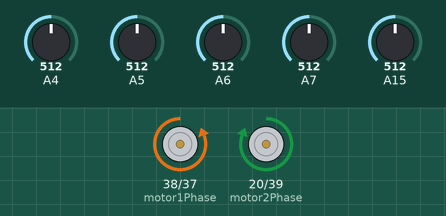
Recording of a sketch running on a simulated Arduino Mega 2560, built with avr-gcc and run on an emulated ATmega2560. Parts: direction and speed pins drawn as motors (green arrow = direction pin HIGH = forward, orange = LOW = backward, longer = more drive). Inputs (shaded band) come from the test bench; at power-on: A4 = 512, A15 = 512, A5 = 512, A6 = 512, A7 = 512.

Above: at 1.2 s.
1.3 s: A4 set to 489
At 1.6 s:
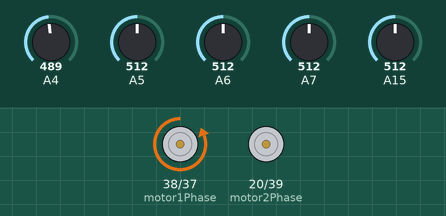
2.8 s: A4 set to 510
At 3.9 s:
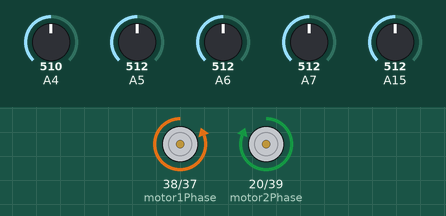
4.3 s: A15 set to 491
At 5.1 s:
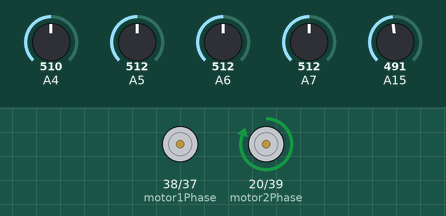
5.8 s: A15 set to 510
At 6.2 s:
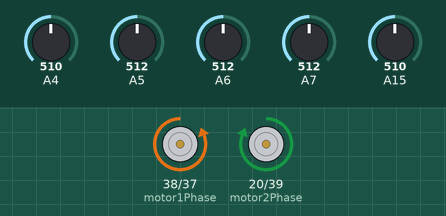
Timing chart, 0 to 8.3 s (numbered marks = the images above; inputs shaded):
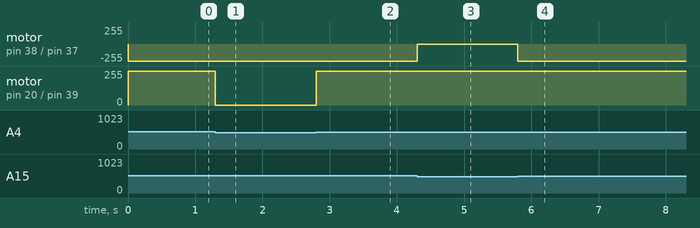

The sketch:

main.ino
```cpp
int AnalogValue[5]; //intialise 0s
int AnalogPin[5] = { 4, 5, 6, 7, 15 };  // keep 8 free for tone O/P music


//sonar distance sensor vars
const int trigPin = 17;   // GPIO15
const int echoPin = 16;   // GPIO16
unsigned long duration;
float distanceCm;


/*
//initialise the optical distance sensor values
int DistanceValue = 0;
int distAnalogPin = 16;
*/

//Initialisation of pins to control motor
int motor1PWM = 37;
int motor1Phase = 38;
int motor2PWM = 39;
int motor2Phase = 20;

//intitialise threshold, base motor speed, and turn gain
const int WHITE_THRESHOLD = 500;

//Fastest speed and turn_gain mobot can have before errors
const int speedL = 242;
const int speedR = 255;
const int TURN_GAIN = 110;


int zeroCount = 0;

void setup() {
  Serial.begin(9600);

  // Wheel pin initialisation
  pinMode(motor1PWM, OUTPUT);
  pinMode(motor1Phase, OUTPUT);
  pinMode(motor2PWM, OUTPUT);
  pinMode(motor2Phase, OUTPUT);

  //sonar sensor pin initialisation
  pinMode(trigPin, OUTPUT);
  pinMode(echoPin, INPUT);
  digitalWrite(trigPin, LOW);
}

//function to drive each motor at controlled pwm
void motorDrive(int leftPWM, int rightPWM) {
  leftPWM = constrain(leftPWM, 0, 255);
  rightPWM = constrain(rightPWM, 0, 255);

  analogWrite(motor1PWM, leftPWM);
  analogWrite(motor2PWM, rightPWM);
}

//function to set direction of motors
void motorDir(int dir) {
  if (dir == 0){
    digitalWrite(motor1Phase, LOW);
    digitalWrite(motor2Phase, HIGH);
  }
  else {
    digitalWrite(motor1Phase, HIGH);
    digitalWrite(motor2Phase, LOW);
  }

}

//dir:0 cw, 1 anti-cw
void motorTurn(int dir) {
  if (dir == 0){
    digitalWrite(motor1Phase, HIGH);
    digitalWrite(motor2Phase, HIGH);
  }
  else {
    digitalWrite(motor1Phase, LOW);
    digitalWrite(motor2Phase, LOW);
  }
  motorDrive(100,100);
}


void sonicSensorTrig() {
  // trigger pulse
  digitalWrite(trigPin, LOW);
  delayMicroseconds(2);
  digitalWrite(trigPin, HIGH);
  delayMicroseconds(10);
  digitalWrite(trigPin, LOW);

}

int weights[5] = {-3, -1, 0, 1, 3}; // set up the weightings gor each sensor
int correction; // corection var
bool obstacleDetected; //distance sense boolean
int activeSensors; //var for detecting nodes
bool nodeDetected = false;


void loop() {

  /*
  //check distance sensor
  DistanceValue = analogRead(distAnalogPin);
  Serial.print("Distance:");
  Serial.print(" ");
  Serial.print(DistanceValue);
  Serial.println("");
  if (DistanceValue >= 1000) {
    motorDrive(0,0);
    obstacleDetected = true;
    while (obstacleDetected) {
      DistanceValue = analogRead(distAnalogPin);
      if (DistanceValue < 2000) obstacleDetected = false;
    }
  }
  */

  motorDir(0); //set motor direction to forward


/*
  sonicSensorTrig();
  // read echo pulse width (timeout to prevent lockup)
  duration = pulseIn(echoPin, HIGH, 30000); // 30ms ~ 5m max
  //if (duration != 0) { distanceCm = (duration * 0.0343f) / 2.0f; }


  Serial.print("Duration: ");
  Serial.print(duration, 1);
  Serial.println(" ");
  */


/*
  if (duration <= 600) {
    motorDrive(0,0);
    obstacleDetected = true;
    while (obstacleDetected) {
      motorDrive(0,0);
      sonicSensorTrig();
      duration = pulseIn(echoPin, HIGH, 30000);
      Serial.print("Duration: ");
      Serial.print(duration, 1);
      Serial.println(" ");
      if (duration > 800) { obstacleDetected = false; }
      delay(200);
    }
  }
  //}
  */

  /*

  if (duration <= 600 && duration > 10) {
    motorDrive(0,0);
    obstacleDetected = true;
    Serial.print("Duration: ");
    Serial.print(duration, 1);
    Serial.println(" ");

    while (obstacleDetected) {
      sonicSensorTrig();
      duration = pulseIn(echoPin, HIGH, 30000); // 30ms ~ 5m max
      Serial.print("Duration: ");
      Serial.print(duration, 1);
      Serial.println(" ");
      if (duration > 800) { obstacleDetected = false; }
      if (duration < 10) { zeroCount++;}
      if (zeroCount > 3) {
        pinMode(echoPin, OUTPUT);
        digitalWrite(echoPin, LOW);
        delay(1000);
        pinMode(echoPin, INPUT);
        zeroCount = 0;
      }
    }
  }

  */


  //intialise error and line detect vars
  int error = 0;
  bool lineDetected = false;
  activeSensors = 0;


  //Code will retrieve sensor values continuously
  for (int i = 0; i < 5; i++) {
    AnalogValue[i] = analogRead(AnalogPin[i]);
  if (AnalogValue[i] <= WHITE_THRESHOLD) {
      error += weights[i];
      activeSensors++;
      if (i == 2) {lineDetected = true;}
    }
  }

  if (activeSensors >= 4) nodeDetected = true; //checking for node


/*
  //turn-around on node loop
  if (nodeDetected = true) {
    motorDrive(100,100);//move forward a bit before turn
    delay(50);
    motorTurn(0);
    delay(500);
    lineDetected = false;
    //while mid sensor isnt on line, keep on turnin
    while (!lineDetected) {
      int midSensor = analogRead(AnalogPin[2]);
      if (midSensor <= WHITE_THRESHOLD) lineDetected = true;
      motorTurn(0);
    }
  }
  */


  //find required correction and set each wheel speed
  correction = error * TURN_GAIN;
  int leftSpeed = speedL;
  int rightSpeed = speedR;

  if (!lineDetected) {
    leftSpeed += correction;
    rightSpeed -= correction;
  }

  //yeah, i drive
  if (!obstacleDetected) {
    motorDrive(rightSpeed, leftSpeed);
  }
}

/*
----
Notes:
Black >= 2600
White <= 500
Sensors range from 200 to 4095 typically

----
Operation:
1. Vehicle will not run until it detects the white line in the middle.

2. When middle sensor is below 300, vehicle will begin detecting line and moving forward.
  2a. Vehicle should automatically adjust angle so it is driving as parallel to white line as possible.

3. When a turn is detected, vehicle needs to change PWM to change angle according to white line.
  3a. If left turn detected, right wheel needs to slow down and vice versa.
  3b. This could be done with an error variable, if larger than 0, we need to turn right and if less than 0, we need to turn left.

----
*/
```

Measured:
- the behaviour switches between 501 and 500 on A4 (found by bisection; images 0 and 1)
- the behaviour switches between 501 and 500 on A15 (found by bisection; images 2 and 3)
- after the input at 1.3 s, motor on pin 20 (motor2Phase) / pin 39 (motor2PWM): forward 255/255 → stopped at once
- after the input at 2.8 s, motor on pin 20 (motor2Phase) / pin 39 (motor2PWM): stopped → forward 255/255 at once
- after the input at 4.3 s, motor on pin 38 (motor1Phase) / pin 37 (motor1PWM): backward 255/255 → stopped at once
- after the input at 5.8 s, motor on pin 38 (motor1Phase) / pin 37 (motor1PWM): stopped → backward 255/255 at once
